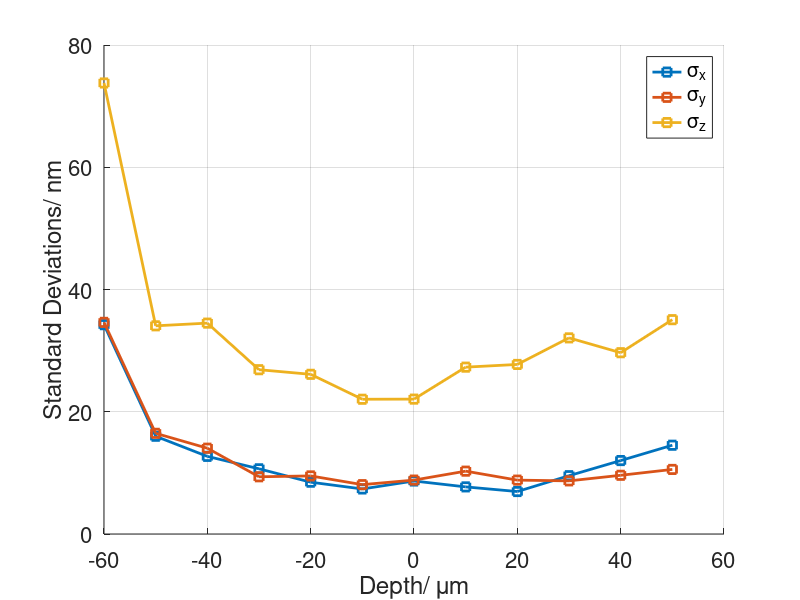

Recreate this plot in MATLAB. (Note: this script raises an error after producing the figure.)
% This script displays the results of the precision test, including the
% precision as a funciton of depth, two-lobe-disparity as a function of
% depth, PSF lateral shift as a funciton of depth and the recovered PSFs for
% each depth superimposed. It can run with the save results of the script
% "Precision_depth.m", namely Xs.mat, Ys.mat, Zs.mat, SRP.mat and
% SRN.mat.
% -------------------------------------

load('Xs.mat');load('Ys.mat');load('Zs.mat');

% --calsulate and show the standard deviations of the 1000 measurements for
% each depth, i.e. the precision test result--
figure;hold on
plot(-60:10:50,std(Xs(:,1:12)),'-s','linewidth',2);
plot(-60:10:50,std(Ys(:,1:12)),'-s','linewidth',2);
plot(-60:10:50,std(Zs(:,1:12)),'-s','linewidth',2);
hold off
xlabel('Depth/ \mum')
ylabel('Standard Deviations/ nm')
grid on
set(gca, 'fontsize',16)
xlim([-60 60])
%xticks(-5:1:5)
ylim([0 80])
legend('\sigma_{x}','\sigma_{y}','\sigma_{z}')

% --load the saved recoved PSFs to calculate the two-lobe-disparity and PSF
% lateral translation. Display the results against depth.--
load('SRP');load('SRN');
RECPS=zeros(424,350);
RECNS=RECPS;
RECPpara=[];RECNpara=[];
P_row=123;P_col=100;N_row=303;N_col=100;psfSize=80;
Size=[424 350];
for z=1:12
    % -- find the centroid of deconvolved PSFs 
    temp=zeros(Size(1),Size(2));
    temp(P_row-psfSize-15:P_row+psfSize,P_col-psfSize:P_col+psfSize+10)=SRP(P_row-psfSize-15:P_row+psfSize,P_col-psfSize:P_col+psfSize+10,z);
    RECP=temp;
    temp=zeros(Size(1),Size(2));
    temp(N_row-psfSize:N_row+psfSize+15,N_col-psfSize:N_col+psfSize+10)=SRN(N_row-psfSize:N_row+psfSize+15,N_col-psfSize:N_col+psfSize+10,z);
    RECN=temp;
    clear temp;
    %imshow(RECP,[]);
    [M,I]=max(RECP(:));
    [I_rowp, I_colp] = ind2sub(size(RECP),I);
    RECPpara=[RECPpara;gaussFit(RECP,[I_colp,I_rowp])];
    [M,I]=max(RECN(:));
    [I_row, I_col] = ind2sub(size(RECN),I);
    RECNpara=[RECNpara;gaussFit(RECN,[I_col,I_row])];
    RECPS=RECPS+RECP;
    RECPS(floor((P_row+N_row)/2):end,:)=0;
    RECNS=RECNS+RECN;
    RECNS(1:floor((P_row+N_row)/2),:)=0;
    z
end

SSRP=sum(SRP,3);
SSRP(SSRP>1.8e4)=1.8e4;
SSRN=sum(SRN,3);
SSRN(SSRN>2e4)=2e4;
imshowpair(SSRP,SSRN,'ColorChannels','red-cyan')
title('Recovered PSFs superimposed throughout the depth range')
figure;hold on
yyaxis left
%plot(-60:10:50,RECNpara(1:12,4)-RECPpara(1:12,4),'-o','linewidth',2);
plot(-60:10:50,(RECNpara(1:12,4)-RECPpara(1:12,4)).*6.5./20,'-o','linewidth',2);
xlabel('Depth / \mum')
%ylabel('Two-lobe disparity / pixel')
ylabel('Two-lobe disparity / \mum')
ylim([10 110])
grid on
set(gca, 'fontsize',16)
%xlim([-5 5])
%xticks(-5:1:5)

yyaxis right
%plot(-60:10:50,RECNpara(1:12,2)-ones(1,12).*RECNpara(7,2),'-o','linewidth',2);
plot(-60:10:50,(RECNpara(1:12,2)-ones(1,12).*RECNpara(7,2)).*6.5./20,'-o','linewidth',2);
ylabel('Shift in x / \mum')
%ylabel('Shift in x / pixel')
hold off

%% show the stack of the raw PSFs
%clear all; close all
load('SPSF');
figure;
h=slice(SPSF(41:end-40,71:end-160,:),[],[],3:1:11); %SRP(41:end-40,71:end-160,:)+SRN(41:end-40,71:end-160,:)
set(h,'edgecolor','none')
axis off
grid off
title('TA-PSF stack')
%rotate(h,[1,0,0],90)
daspect([1 1 0.009])
view([1 -0.3 0.9])%view([1 -1 0.65])
colormap(hot)
